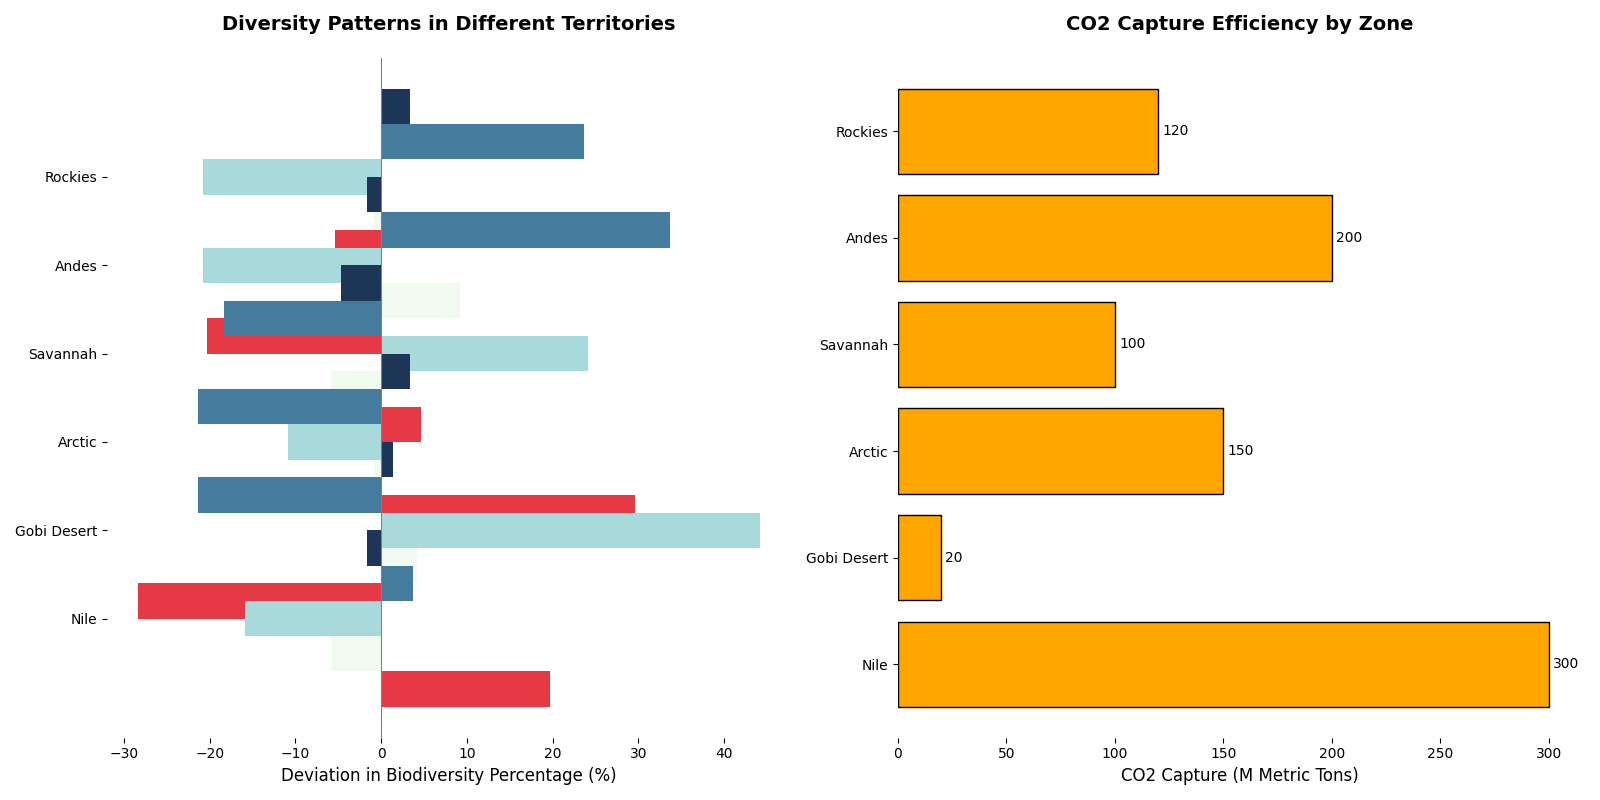

Python code for this plot:
import matplotlib.pyplot as plt
import numpy as np

# Data
regions = ['Nile', 'Gobi Desert', 'Arctic', 'Savannah', 'Andes', 'Rockies']
species = ['Bush', 'Herb', 'Vine', 'Epiphyte', 'Lichen']
species_distribution = [
    [50, 5, 10, 30, 5],   
    [2, 15, 70, 5, 8],     
    [60, 10, 15, 5, 10],   
    [35, 5, 50, 8, 2],     
    [10, 20, 5, 60, 5],    
    [25, 10, 5, 50, 10]    
]

carbon_sequestration = [300, 20, 150, 100, 200, 120]

colors = ['#E63946', '#F1FAEE', '#A8DADC', '#457B9D', '#1D3557']

fig, (ax1, ax2) = plt.subplots(1, 2, figsize=(16, 8))
bar_width = 0.4
sequence_ids = np.arange(len(regions))

# Diverging bar chart for species distribution
for i, specie in enumerate(species):
    currentSpeciesDistribution = np.array([dist[i] for dist in species_distribution])
    positive_values = currentSpeciesDistribution - currentSpeciesDistribution.mean()  # Deviation from the mean
    ax1.barh(sequence_ids + i * bar_width, positive_values, bar_width, color=colors[i])

ax1.axvline(x=0, color='grey', linewidth=0.8)  # Central axis
ax1.set_xlabel('Deviation in Biodiversity Percentage (%)', fontsize=12)
ax1.set_title('Diversity Patterns in Different Territories', fontsize=14, fontweight='bold', pad=20)
ax1.set_yticks(sequence_ids + bar_width * 2)
ax1.set_yticklabels(regions)
ax1.spines['top'].set_visible(False)
ax1.spines['right'].set_visible(False)
ax1.spines['left'].set_visible(False)
ax1.spines['bottom'].set_visible(False)

# Bar chart for carbon sequestration
bars = ax2.barh(regions, carbon_sequestration, color='orange', edgecolor='black')

ax2.set_xlabel('CO2 Capture (M Metric Tons)', fontsize=12)
ax2.set_title('CO2 Capture Efficiency by Zone', fontsize=14, fontweight='bold', pad=20)
ax2.spines['top'].set_visible(False)
ax2.spines['right'].set_visible(False)
ax2.spines['left'].set_visible(False)
ax2.spines['bottom'].set_visible(False)

for bar in bars:
    width = bar.get_width()
    ax2.annotate(f'{width}', 
                 xy=(width, bar.get_y() + bar.get_height()/2), 
                 xytext=(3, 0), 
                 textcoords='offset points', 
                 ha='left', va='center', fontsize=10)

plt.tight_layout()
plt.show()
